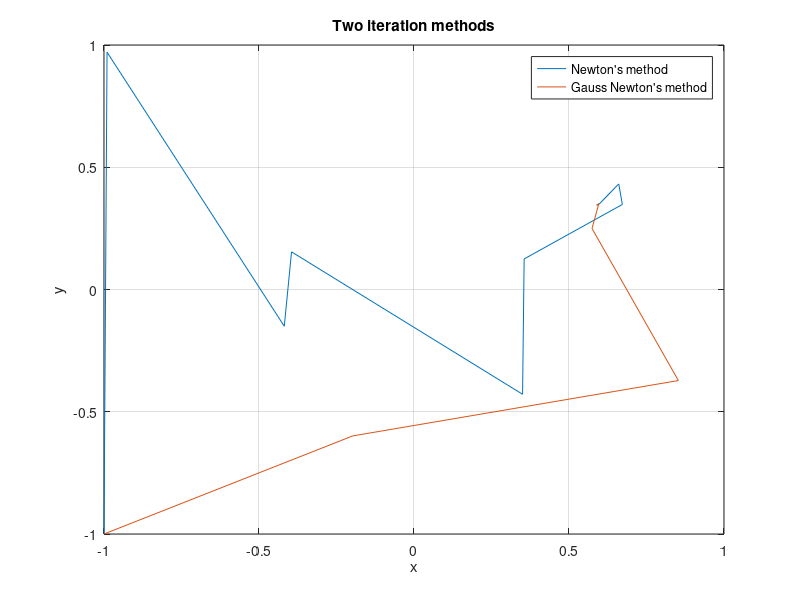
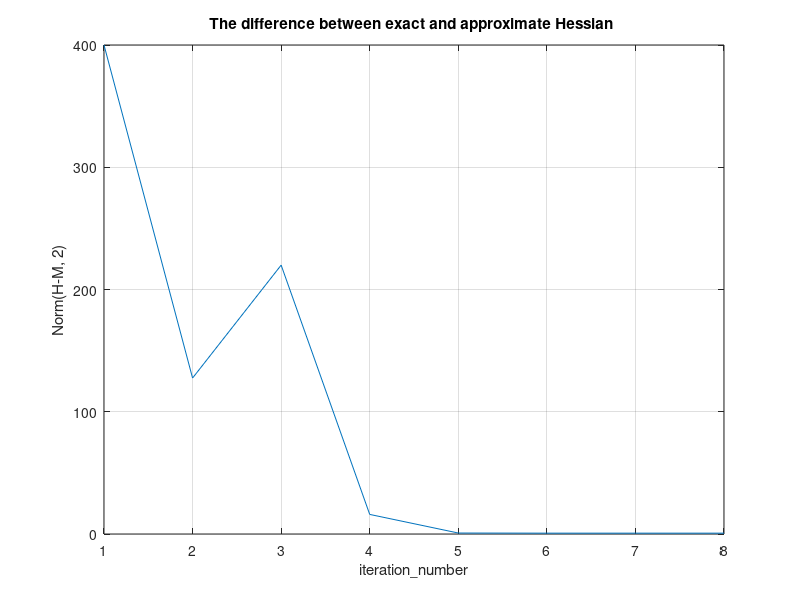

The MATLAB script that drew these images, in order:
function HW7_3
close all
f = @(x, y)((x - 1).^2 / 2 + (10*(y - x.^2)).^2/2 + y.^2/2);
J = @(x, y)([200*x.^3 - 200 * x * y + x - 1; -100*x.^2 + 101 * y]);
H = @(x, y)([600*x.^2 - 200 * y + 1, -200 * x; -200*x, 101]);
M = @(x, y)([400*x.^2 + 1, -200 * x; -200 * x, 101]);
R = @(x, y)([x-1; 10*(y - x.^2); y]);
JR = @(x, y)([1, 0; -20*x, 10; 0, 1]);

%% Q2
tic
x1 = zeros(1, 200); y1 = zeros(1, 200); x1(1) = -1; y1(1) = -1; leng = 1;
while norm(J(x1(leng), y1(leng)), 2) > 1e-3 && leng < 200
    leng = leng + 1;
    tmp = -inv(H(x1(leng - 1), y1(leng - 1))) * JR(x1(leng - 1), y1(leng - 1))' * R(x1(leng - 1), y1(leng - 1));
    x1(leng) = x1(leng - 1) + tmp(1); y1(leng) = y1(leng - 1) + tmp(2);
end
if leng < 200
    x1(leng+1:end) = []; y1(leng+1:end) = [];
end
time1 = toc;
plot(x1, y1)
grid on
%% Q3
tic
x2 = zeros(1, 200); y2 = zeros(1, 200);
x2(1) = -1; y2(1) = -1;
leng = 1; 
while norm(J(x2(leng), y2(leng)), 2) > 1e-3 && leng < 200
    leng = leng + 1;
    tmp = -inv(M(x2(leng - 1), y2(leng - 1))) * JR(x2(leng - 1), y2(leng - 1))' * R(x2(leng - 1), y2(leng - 1));
    x2(leng) = x2(leng - 1) + tmp(1); y2(leng) = y2(leng - 1) + tmp(2); 
end
if leng < 200
    x2(leng+1:end) = []; y2(leng+1:end) = [];
end
time2 = toc; 
diff = zeros(1, leng);
for i = 1 : leng
    diff(i) = norm(H(x2(i), y2(i)) - M(x2(i), y2(i)), 2);
end
hold on, plot(x2, y2)
legend('Newton''s method','Gauss Newton''s method')
xlabel('x'); ylabel('y'); title('Two iteration methods')
figure, plot(1:leng, diff), grid on
xlabel('iteration\_number'); ylabel('Norm(H-M, 2)')
title('The difference between exact and approximate Hessian ')
end